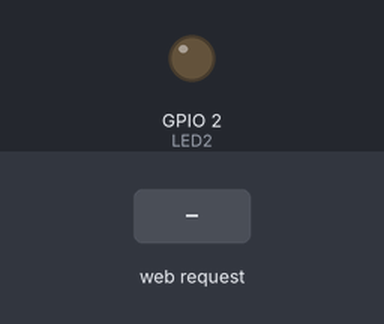
Simulated run of this sketch. Board: ESP32. On the bench: output pins drawn as LEDs (lit = HIGH). Inputs (shaded band) come from the test bench. WiFi joins after 1.5 s; servers stay silent unless stated; what the sketch prints to the serial monitor is not drawn.

Above: at 2.7 s.
2.8 s: HTTP request GET /on2 received
At 3.6 s:
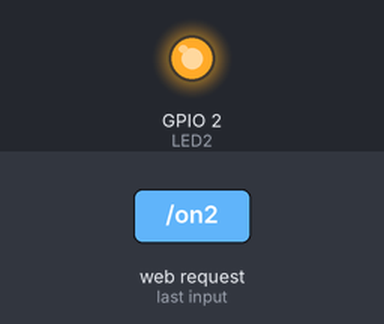
4.3 s: HTTP request GET /off2 received
At 4.8 s:
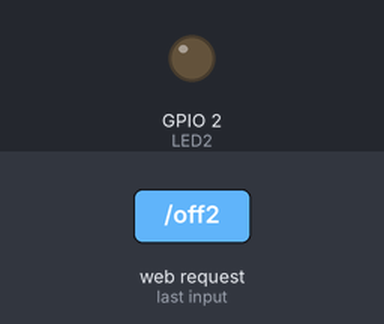
Timing chart, 0 to 7.3 s (numbered marks = the images above; inputs shaded):
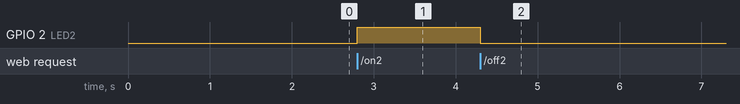

The sketch:

esp32_led_toggle.ino
```cpp
#include <WiFi.h>
const char* ssid = "My Zone";
const char* password = "sreevani";

WiFiServer server(80);
#define LED2  2
String ledstatus = "";
int wait30 = 30000;

void setup() {
  Serial.begin(115200);
  pinMode(LED2, OUTPUT);
  Serial.println();
  Serial.print("Connecting with ");
  Serial.println(ssid);
  WiFi.begin(ssid, password);
  while (WiFi.status() != WL_CONNECTED) {
    delay(500);
    Serial.print(".");
  }
  Serial.println("Connected with WiFi.");
  server.begin();
  Serial.println("Web Server started.");
  Serial.print("This is IP to connect to the WebServer: ");
  Serial.print("http://");
  Serial.println(WiFi.localIP());
}

void loop() {
  if ((WiFi.status() != WL_CONNECTED) && (millis() > wait30)) {
    Serial.println("Trying to reconnect WiFi...");
    WiFi.disconnect();
    WiFi.begin(ssid, password);
    wait30 = millis() + 30000;
  }

  WiFiClient client = server.available();
  if (!client) {
    return;
  }

  Serial.print("New client: ");
  Serial.println(client.remoteIP());

  String req = client.readStringUntil('\r');
  Serial.println(req);

       if (req.indexOf("on2") != -1) {digitalWrite(LED2, HIGH); ledstatus = "ON";}
       if (req.indexOf("off2") != -1){digitalWrite(LED2, LOW); ledstatus = "OFF";}
     if (req.indexOf("check") != -1){
         if (digitalRead(LED2)){ledstatus = "LED2 now is ON";}
         else {ledstatus = "LED2 now is OFF";}
          }

  client.println("HTTP/1.1 200 OK");
  client.println("Content-Type: text/html");
  client.println(""); //  Important.
  client.println("<!DOCTYPE HTML>");
  client.println("<html>");
  client.println("<head><meta charset=utf-8></head>");
  client.println("<body><center><font face='Arial'>");
  client.println("<h1>task - 12</h1>");
  client.println("<h2><font color='#009900'>MY ESP32 LED SWITCH SERVER</font></h2>");
  client.println("<br><br>");
  client.println("<a href='on2'><button>Click to ON LED2</button></a>");
  client.println("<a href='off2'><button>Click to OFF LED2</button></a>");
  client.println("<a href='check'><button>Consult status LED2</button></a>");
  client.println("<br><br>");
  client.println(ledstatus);
  client.println("</font></center></body></html>");

  Serial.print("Client disconnected: ");
  Serial.println(client.remoteIP());
  client.flush();
  client.stop();
}
```

Measured:
- after the input at 2.8 s, GPIO 2 (LED2): LOW → HIGH at once
- after the input at 4.3 s, GPIO 2 (LED2): HIGH → LOW at once
